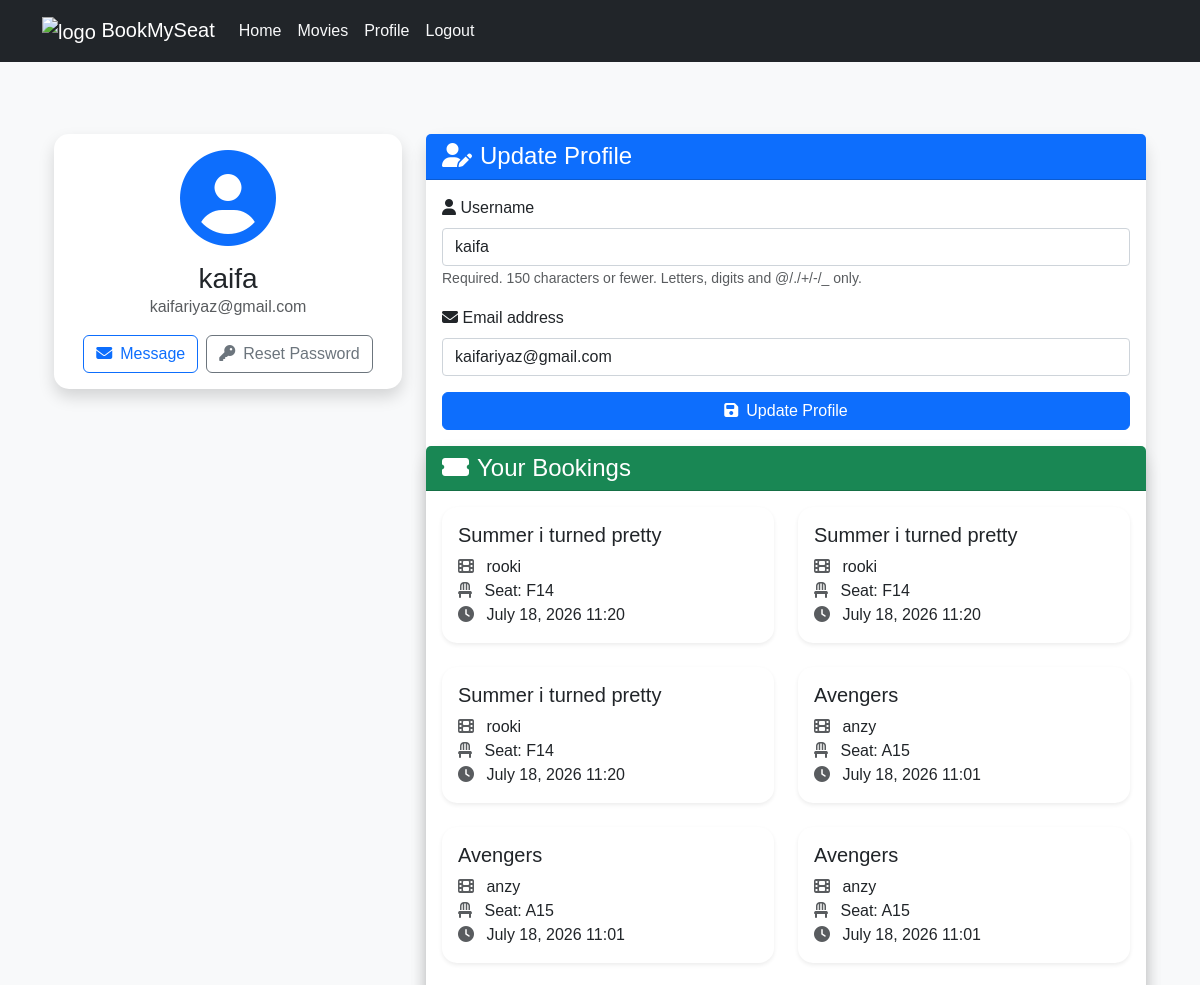
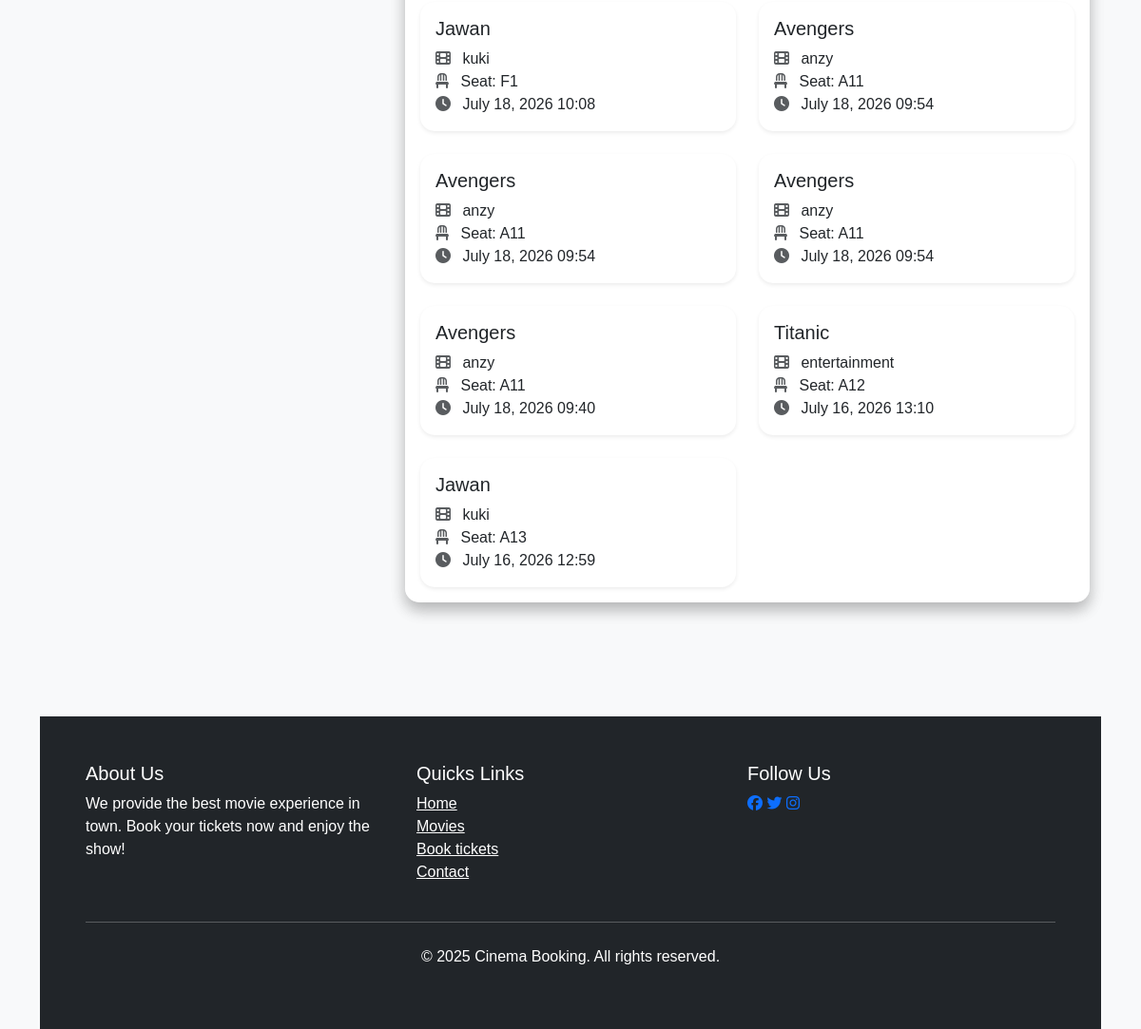
Screenshot of /users/profile/ (signed in) with the database file from the repository (2 pictures, top to bottom).
### movies/models.py (models this page shows, shortened)
class Booking(models.Model):
    user = models.ForeignKey(User,on_delete=models.CASCADE)
    seat = models.ForeignKey(Seat,on_delete=models.CASCADE)
    movie = models.ForeignKey(Movie,on_delete=models.CASCADE)
    theater = models.ForeignKey(Theater,on_delete=models.CASCADE)
    booked_at = models.DateTimeField(auto_now_add=True)
    is_paid = models.BooleanField(default=False)

class Movie(models.Model):
    name = models.CharField(max_length = 255)
    image = models.ImageField(upload_to = "movies/")
    title = models.CharField(max_length=200,default="Default Movie")
    rating = models.FloatField(default=0)
    cast = models.TextField()
    description = models.TextField(blank = True,null = True) #optional
    genre = models.CharField(max_length=100,blank=True,null=True)
    language =models.CharField(max_length=100,blank=True,null=True)
    trailer_url = models.URLField(blank = True , null = True)

class Theater(models.Model):
    name = models.CharField(max_length=255)
    movie = models.ForeignKey(Movie,on_delete=models.CASCADE,related_name = 'theaters')
    time = models.DateTimeField()

class Seat(models.Model):
    theater = models.ForeignKey(Theater,on_delete=models.CASCADE,related_name = 'seats')
    seat_number = models.CharField(max_length=10)
    is_booked = models.BooleanField(default=False)

### users/views.py (the view)
# urls.py: path('profile/', profile,name='profile'),
@login_required
def profile(request):
    bookings = Booking.objects.filter(user=request.user).order_by('-booked_at')
    if request.method == 'POST':
        u_form = UserUpdateForms(request.POST, instance=request.user)
        p_form = ProfileUpdateForm(request.POST, request.FILES, instance=request.user.profile)
        if u_form.is_valid() and p_form.is_valid():
            u_form.save()
            p_form.save()
            messages.success(request, 'Your account has been updated!')
            return redirect('profile')
    else:
        u_form = UserUpdateForms(instance=request.user)
        p_form = ProfileUpdateForm(instance=request.user.profile)
    context = {
        'u_form': u_form,
        'p_form': p_form,
        'bookings': bookings
    }
    return render(request, 'users/profile.html', context)

### users/forms.py
class UserUpdateForms(forms.ModelForm):
    class Meta:
        model=User
        fields=('username','email')

class ProfileUpdateForm(forms.ModelForm):
    class Meta:
        model=User
        fields=['password']

### templates/users/profile.html (shortened to what this page needs)
{% extends "users/basic.html" %}
{%block content %}
<div class="container py-5">
    <div class="row">
        <div class="col-lg-4 mb-4">
            <div class="card shadow">
            <div class="card-body text-center">
                <div class="mb-3">
                    <i class="fas fa-user-circle fa-6x text-primary"></i>
                </div>
                <h3 class="card-title mb-0">{{ user.username }}</h3>
                <p class="text-muted mb-3">{{ user.email }}</p>
                <div class="d-flex justify-content-center">
                    <a href="#" class="btn btn-outline-primary me-2"><i class="fas fa-envelope me-2"></i>Message</a>
                    <a href="{% url 'password_reset' %}" class="btn btn-outline-secondary"><i class="fas fa-key me-2"></i>Reset Password</a>
                </div>
            </div>
        </div>
    </div>
    <div class="col-lg-8">
        <div class="card shadow mb-4">
            <div class="card-header bg-primary text-white">
                <h4 class="mb-0"><i class="fas fa-user-edit me-2"></i>Update Profile</h4>
            </div>
            <div class="card-body">
                <form method="POST">
                    {% for field in u_form %}
                    <div class="mb-3">
                        <label for="{{ field.id_for_label }}" class="form-label">
                            <i class="fas {% if field.name == 'username' %}fa-user{% elif field.name == 'email' %}fa-envelope{% else %}fa-info-circle{% endif %}"></i>
                            {{ field.label }}
                        </label>
                        {{ field }}
                        {% if field.help_text %}
                         <small class="form-text text-muted">{{ field.help_text }}</small>
                        {% endif %}
                        </div>
                        {% endfor %}
                        <button class="btn btn-primary w-100" type="submit"><i class="fas fa-save me-2"></i>Update Profile</button>
                    </form>
                </div>
                 <div class="card shadow">
                    <div class="card-header bg-success text-white">
                        <h4 class="mb-0"><i class="fas fa-ticket-alt me-2"></i>Your Bookings</h4>
                    </div>
                    <div class="card-body">
                        {% if bookings %}
                        <div class="row row-cols-1 row-cols-md-2 g-4">
                            {% for booking in bookings %}
                            <div class="col">
                                <div class="card h-100 border-0 shadow-sm">
                                    <div class="card-body">
                                        <h5 class="card-title">{{ booking.movie.name }}</h5>
                                        <p class="card-text">
                                            <i class="fas fa-film me-2 text-muted"></i> {{ booking.theater.name }}<br>
                                            <i class="fas fa-chair me-2 text-muted"></i> Seat: {{ booking.seat.seat_number }}<br>
                                            <i class="fas fa-clock me-2 text-muted"></i> {{ booking.booked_at|date:"F d, Y H:i" }}<br>
                                        </p>
                                    </div>
                                </div>
                            </div>
                            {% endfor %}
                        </div>
                        {% else %}
                        <div class="text-center py-5">
                            <i class="fas fa-ticket-alt fa-4x text-muted mb-3"></i>
                            <p class="lead mb-0">No bookings yet. Time to plan your next movie night!</p>
                        </div>
                        {% endif %}
                    </div>
                </div>
            </div>
        </div>
    </div>
<link rel="stylesheet" href="https://cdnjs.cloudflare.com/ajax/libs/font-awesome/6.5.1/css/all.min.css">
{% endblock %}

### templates/users/basic.html (style rules this page uses)
body { font-family: Arial,sans-serif; }
.row { display: flex; flex-wrap: wrap; }

### templates/users/profile.html (style rules this page uses)
body { background-color: #f8f9fa; }
.card { border-radius: 15px; border: none; transition: transform 0.3s ease-in-out; }
.card-header { border-top-left-radius: 15px; border-top-right-radius: 15px; }
form input,form select,form textarea { display: block; width: 100%; padding: 0.375rem 0.75rem; font-size: 1rem; font-weight: 400; line-height: 1.5; color: #212529; background-color: #fff; background-clip: padding-box; border: 1px solid #ced4da; border-radius: 0.25rem; transition: border-color 0.15s ease-in-out, box-shadow 0.15s ease-in-out; }

### rows the page displays
Booking: movie.name "Summer i turned pretty", theater.name "rooki", seat.seat_number "F14", booked_at "July 18, 2026 11:20"
Booking: movie.name "Summer i turned pretty", theater.name "rooki", seat.seat_number "F14", booked_at "July 18, 2026 11:20"
Booking: movie.name "Summer i turned pretty", theater.name "rooki", seat.seat_number "F14", booked_at "July 18, 2026 11:20"
Booking: movie.name "Avengers", theater.name "anzy", seat.seat_number "A15", booked_at "July 18, 2026 11:01"
Booking: movie.name "Avengers", theater.name "anzy", seat.seat_number "A15", booked_at "July 18, 2026 11:01"
Booking: movie.name "Avengers", theater.name "anzy", seat.seat_number "A15", booked_at "July 18, 2026 11:01"
Booking: movie.name "Jawan", theater.name "kuki", seat.seat_number "F1", booked_at "July 18, 2026 10:08"
Booking: movie.name "Avengers", theater.name "anzy", seat.seat_number "A11", booked_at "July 18, 2026 09:54"
Booking: movie.name "Avengers", theater.name "anzy", seat.seat_number "A11", booked_at "July 18, 2026 09:54"
Booking: movie.name "Avengers", theater.name "anzy", seat.seat_number "A11", booked_at "July 18, 2026 09:54"
Booking: movie.name "Avengers", theater.name "anzy", seat.seat_number "A11", booked_at "July 18, 2026 09:40"
Booking: movie.name "Titanic", theater.name "entertainment", seat.seat_number "A12", booked_at "July 16, 2026 13:10"
Booking: movie.name "Jawan", theater.name "kuki", seat.seat_number "A13", booked_at "July 16, 2026 12:59"

### other values shown
{{ user.username }} "kaifa"
{{ user.email }} "kaifariyaz@gmail.com"
{{ field.label }} "Username" "Email address"
{{ field.help_text }} "Required. 150 characters or fewer. Letters, digits and @/./+/-/_ only."
